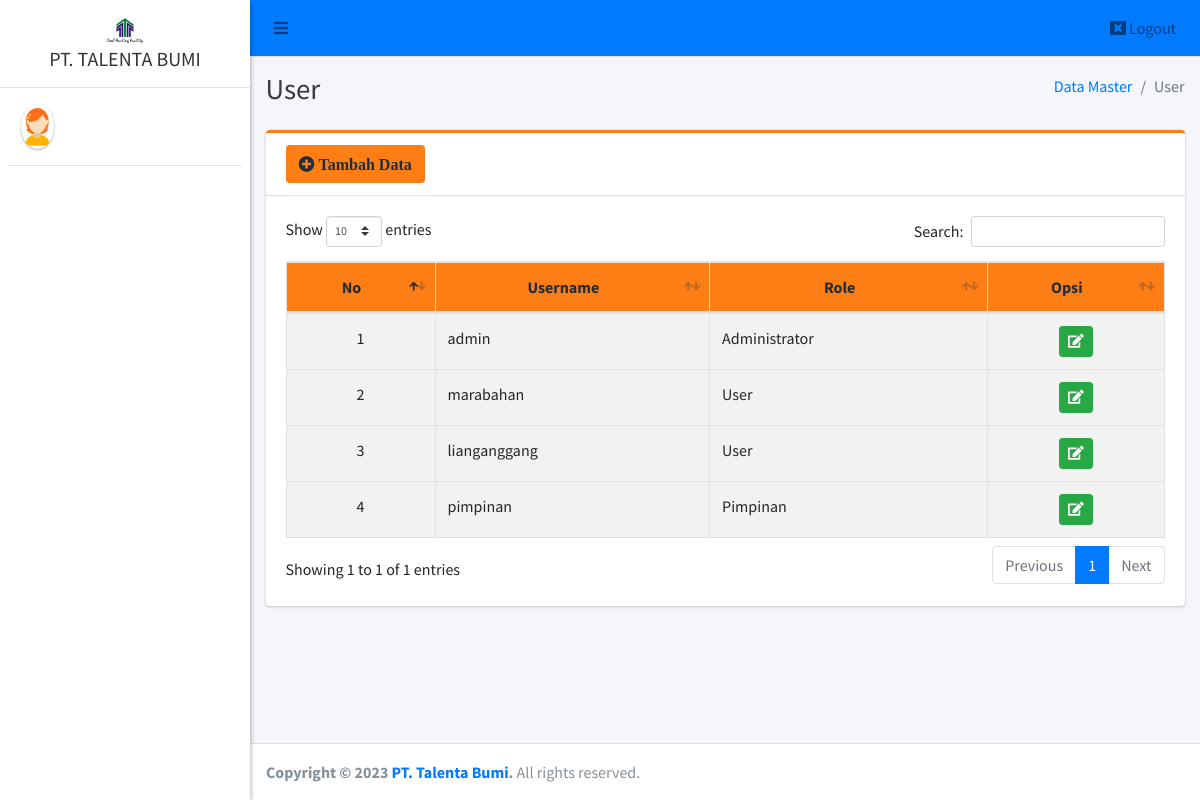
Page /admin/user/index.php on the committed database.
### tables this page shows
CREATE TABLE `user` (
  `id_user` int(11) NOT NULL,
  `nama` varchar(25) DEFAULT NULL,
  `username` varchar(50) NOT NULL,
  `password` varchar(100) NOT NULL,
  `role` varchar(20) NOT NULL
);

### admin/user/index.php (the view, shortened to what this page needs)
<?php
require '../../config/koneksi.php';
?>
<!DOCTYPE html>
<html>
<?php
include '../../templates/head.php';
?>
<body class="hold-transition sidebar-mini layout-fixed">
    <div class="wrapper">
        <?php
        include '../../templates/navbar.php';
        ?>
        <?php
        include '../../templates/sidebar.php';
        ?>
        <div class="content-wrapper">
            <div class="content-header">
                <div class="container-fluid">
                    <div class="row mb-2">
                        <div class="col-sm-6">
                            <h1 class="m-0 text-dark">User</h1>
                        </div>
                        <div class="col-sm-6">
                            <ol class="breadcrumb float-sm-right">
                                <li class="breadcrumb-item"><a href="#">Data Master</a></li>
                                <li class="breadcrumb-item active">User</li>
                            </ol>
                        </div>
                    </div>
                </div>
            </div>
            <section class="content">
                <div class="container-fluid">
                    <div class="row">
                        <div class="col-12">
                            <div class="card card-orange card-outline">
                                <div class="card-header">
                                    <a href="tambah" class="btn bg-orange"><i class="fa fa-plus-circle"> Tambah Data</i></a>
                                </div>
                                <div class="card-body">
                                    <div class="table-responsive">
                                        <table id="example1" class="table table-bordered table-striped">
                                            <thead class="bg-orange">
                                                <tr align="center">
                                                    <th>No</th>
                                                    <th>Username </th>
                                                    <th>Role</th>
                                                    <th>Opsi</th>
                                                </tr>
                                            </thead>
                                            <?php
                                            $no = 1;
                                            $data = $koneksi->query("SELECT * FROM user");
                                            while ($row = $data->fetch_array()) {
                                            ?>
                                                <tbody style="background-color: white">
                                                    <tr>
                                                        <td align="center"><?= $no++ ?></td>
                                                        <td><?= $row['username'] ?></td>
                                                        <td><?= $row['role'] ?></td>
                                                        <td align="center">
                                                            <?php if ($row['role'] != 'Masyarakat') { ?>
                                                                <a href="edit?id=<?= $row['id_user'] ?>" class="btn btn-success btn-sm" title="Edit"><i class="fa fa-edit"></i></a>
                                                            <?php } else { ?>
                                                                <a href="edit?id=<?= $row['id_user'] ?>" class="btn btn-success btn-sm" title="Edit"><i class="fa fa-edit"></i></a>
                                                                <a href="hapus?id=<?= $row['id_user'] ?>" class="btn btn-danger btn-sm alert-hapus" title="Hapus"><i class="fa fa-trash"></i></a>
                                                            <?php } ?>
                                                        </td>
                                                    </tr>
                                                </tbody>
                                            <?php } ?>
                                        </table>
                                    </div>
                                </div>
                            </div>
                        </div>
                    </div>
                </div>
            </section>
        </div>
        <?php include_once "../../templates/footer.php"; ?>
    </div>
</body>
</html>

### rows in the picture
user: username "admin", role "Administrator"
user: username "marabahan", role "User"
user: username "lianganggang", role "User"
user: username "pimpinan", role "Pimpinan"
